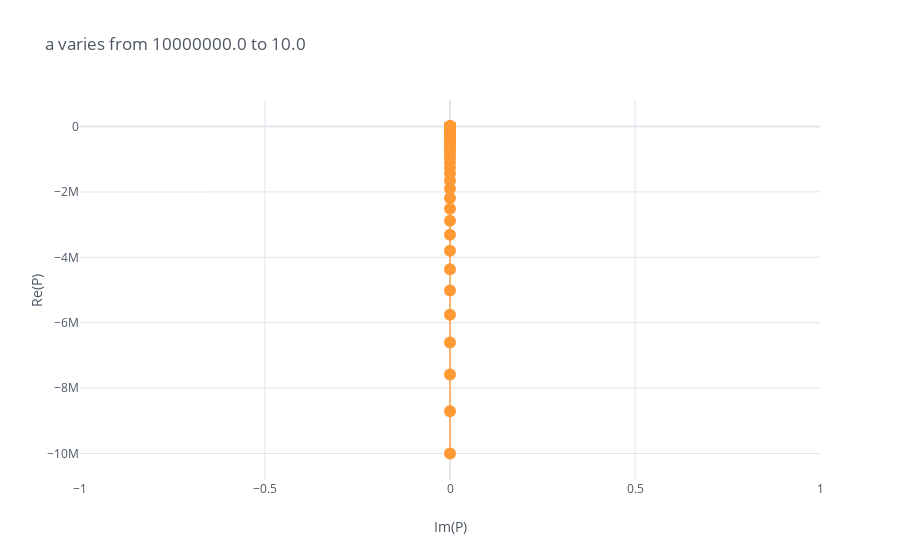

This figure's notebook cell:
### Code cell
# P = -1/(a + 1)
p_num = 101
vs = np.logspace(1, 7, p_num)
# массив для результатов (так как полюс один, то достаточно массива, а не матрицы
Ps = np.empty(p_num)

for i, vs_i in enumerate(vs):
    _, p, _ = signal.tf2zpk([1, 0], [1, a / vs_i, 1])
    Ps[i] = p[0]
    
df = pd.DataFrame(np.real(Ps).T, columns=['Re(Ps)'], index=np.imag(Ps))
df.iplot(mode='lines + markers', xTitle='Im(P)', yTitle='Re(P)',
         title=f'a varies from {a / vs[0]} to {a / vs[-1]}')

### Figure 1 — Plotly figure (JSON) as saved in the notebook; plotly's stock layout.template omitted (floating-point values rounded to 4 significant figures)
{"data": [{"line": {"color": "rgba(255, 153, 51, 1.0)", "dash": "solid", "shape": "linear", "width": 1.3}, "marker": {"size": 12, "symbol": "circle"}, "mode": "lines+markers", "name": "Re(Ps)", "text": "", "type": "scatter", "x": [0, 0, 0, 0, 0, 0, 0, 0, 0, 0, 0, 0, 0, 0, 0, 0, 0, 0, 0, 0, 0, 0, 0, 0, 0, 0, 0, 0, 0, 0, 0, 0, 0, 0, 0, 0, 0, 0, 0, 0, 0, 0, 0, 0, 0, 0, 0, 0, 0, 0, 0, 0, 0, 0, 0, 0, 0, 0, 0, 0, 0, 0, 0, 0, 0, 0, 0, 0, 0, 0, 0, 0, 0, 0, 0, 0, 0, 0, 0, 0, 0, 0, 0, 0, 0, 0, 0, 0, 0, 0, 0, 0, 0, 0, 0, 0, 0, 0, 0, 0, 0], "y": [-10000000.0, -8710000.0, -7586000.0, -6607000.0, -5754000.0, -5012000.0, -4365000.0, -3802000.0, -3311000.0, -2884000.0, -2512000.0, -2188000.0, -1905000.0, -1660000.0, -1445000.0, -1259000.0, -1096000.0, -955000.0, -831800.0, -724400.0, -631000.0, -549500.0, -478600.0, -416900.0, -363100.0, -316200.0, -275400.0, -239900.0, -208900.0, -182000.0, -158500.0, -138000.0, -120200.0, -104700.0, -91200.0, -79430.0, -69180.0, -60260.0, -52480.0, -45710.0, -39810.0, -34670.0, -30200.0, -26300.0, -22910.0, -19950.0, -17380.0, -15140.0, -13180.0, -11480.0, -10000.0, -8710.0, -7586.0, -6607.0, -5754.0, -5012.0, -4365.0, -3802.0, -3311.0, -2884.0, -2512.0, -2188.0, -1905.0, -1660.0, -1445.0, -1259.0, -1096.0, -955.0, -831.8, -724.4, -631.0, -549.5, -478.6, -416.9, -363.1, -316.2, -275.4, -239.9, -208.9, -182.0, -158.5, -138.0, -120.2, -104.7, -91.19, -79.42, -69.17, -60.24, -52.46, -45.69, -39.79, -34.64, -30.17, -26.26, -22.86, -19.9, -17.32, -15.07, -13.11, -11.39, -9.899]}], "layout": {"legend": {"bgcolor": "#FFFFFF", "font": {"color": "#4D5663"}}, "paper_bgcolor": "#FFFFFF", "plot_bgcolor": "#FFFFFF", "title": {"font": {"color": "#4D5663"}, "text": "a varies from 10000000.0 to 10.0"}, "xaxis": {"gridcolor": "#E1E5ED", "showgrid": true, "tickfont": {"color": "#4D5663"}, "title": {"font": {"color": "#4D5663"}, "text": "Im(P)"}, "zerolinecolor": "#E1E5ED"}, "yaxis": {"gridcolor": "#E1E5ED", "showgrid": true, "tickfont": {"color": "#4D5663"}, "title": {"font": {"color": "#4D5663"}, "text": "Re(P)"}, "zerolinecolor": "#E1E5ED"}}}
